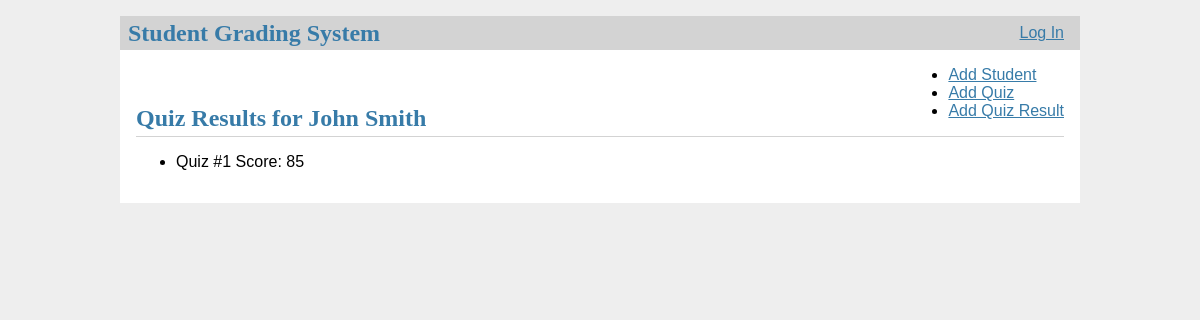
Screenshot of /student/1 (signed in) with the database file from the repository.
### tables this page shows
CREATE TABLE students
( 
	student_id INTEGER PRIMARY KEY,
    student_last_name varchar(255) NOT NULL,
    student_first_name varchar(255) NOT NULL
);

CREATE TABLE student_results
(
    student_id INT,
    quiz_id INT,
    quiz_score INT,
    FOREIGN KEY (student_id)
        REFERENCES students(student_id),
    FOREIGN KEY (quiz_id)
        REFERENCES quizzes(quiz_id)
);

### studentreportapp.py (the view)
@app.route('/student/<ID>')
@login_required
def view_quiz_results(ID):
    conn = sqlite3.connect(r'D:\Coding Projects\IS211_Assignment12\hw12.db')
    cur = conn.cursor()
    with conn:
        try:
            cur.execute("""
                    SELECT students.student_first_name, students.student_last_name, student_results.quiz_id, student_results.quiz_score
                    FROM students
                    INNER JOIN student_results ON students.student_id = student_results.student_id
                    WHERE students.student_id=?""",ID)
            results = cur.fetchall()
            return render_template('quiz_results.html', quiz_result = results)
        except Error as e:
            flash(e)
            return render_template('quiz_results.html', quiz_result = None)

### studentreportapp.py (called while the page is built)
def login_required(view):
    @functools.wraps(view)
    def wrapped_view(**kwargs):
        if session.get('user_id') is None:
            return redirect('/login')
        return view(**kwargs)
    return wrapped_view

### templates/quiz_results.html
{% extends 'base.html' %}
{% block header %}
  <h1>{% block title %}{% if not quiz_result %}No Quiz Results!{% else %}Quiz Results for {{quiz_result[0][0]}} {{quiz_result[0][1]}}{% endif %}{% endblock %}</h1>
  <ul>
    <li><a href="{{ url_for('add_student') }}">Add Student</a></li>
    <li><a href="{{ url_for('add_quiz') }}">Add Quiz</a></li>
    <li><a href="{{ url_for('add_results')}}">Add Quiz Result</a></li>
  </ul>
{% endblock %}
{% block content %}
  {% if quiz_result == None %}
    No Results
  {% else %}
    {% for item in quiz_result %}
    <ul>
        <li>Quiz #{{item[2]}} Score: {{item[3]}}</li>
    </ul>
    {% endfor %}
   {% endif %}
{% endblock %}

### static/style.css (style rules this page uses)
h1 { font-family: serif; color: #377ba8; margin: 1rem 0; }
a { color: #377ba8; }
.content > header h1 { flex: auto; margin: 1rem 0 0.25rem 0; }

### rows the page displays
students: student_first_name "John", student_last_name "Smith"
student_results: quiz "1", quiz_score "85"
